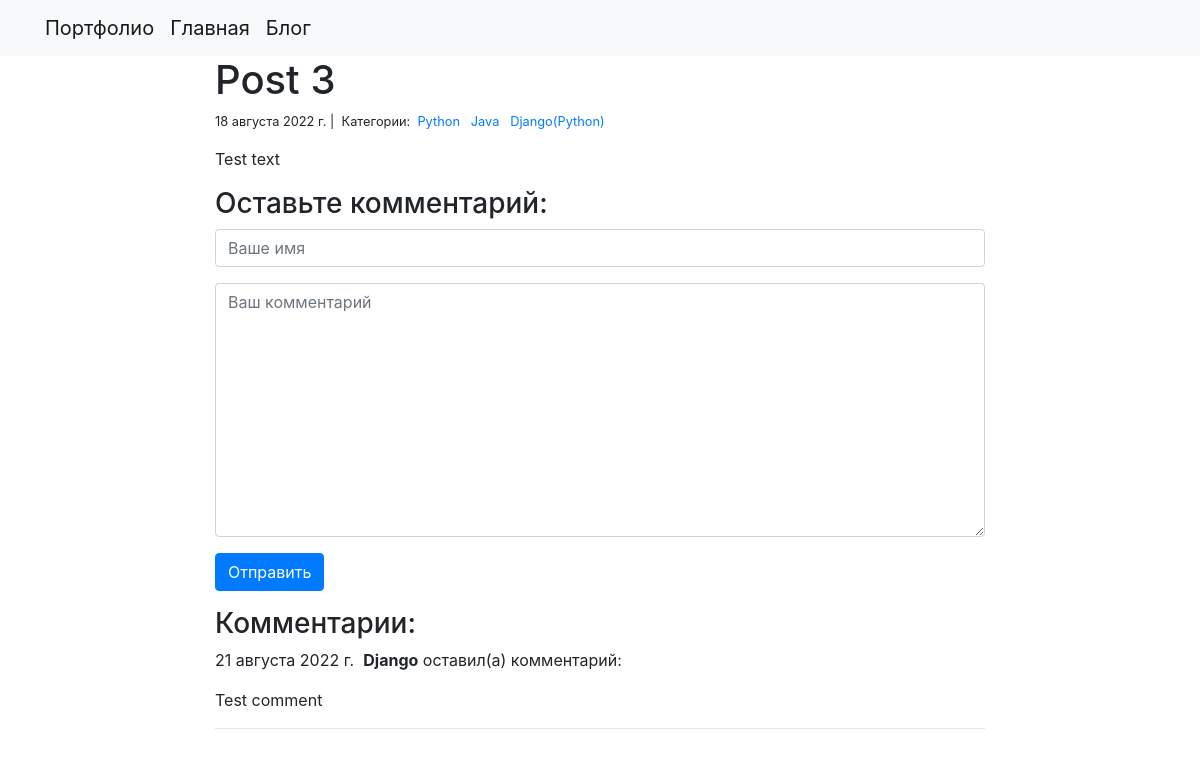
Page /blog/3/ on the committed database.
### blog/models.py (models this page shows)
class Post(models.Model):
    title = models.CharField(max_length=250)
    body = models.TextField()
    created_on = models.DateTimeField(auto_now_add=True)
    last_modified = models.DateTimeField(auto_now=True)
    categories = models.ManyToManyField('Category', related_name='posts')

class Category(models.Model):
    name = models.CharField(max_length=30)

class Comment(models.Model):
    author = models.CharField(max_length=60)
    body = models.TextField()
    created_on = models.DateTimeField(auto_now_add=True)
    post = models.ForeignKey('Post', on_delete=models.CASCADE)

### blog/views.py (the view, shortened to what this page needs)
# urls.py: path("<int:pk>/", views.blog_detail, name="blog_detail"),
def blog_detail(request, pk):
    post = Post.objects.get(pk=pk)
    form = CommentForm()
    comments = Comment.objects.filter(post=post)
    context = {
        'post': post,
        'comments':comments,
        'form':form
    }
    return render(request, 'blog_detail.html', context)

### blog/forms.py
class CommentForm(forms.Form):
    author = forms.CharField(
        max_length=60,
        widget = forms.TextInput(attrs={
            'class':'form-control',
            'placeholder' : 'Ваше имя'
        })
    )
    body = forms.CharField(
        widget = forms.Textarea(attrs={
            'class':'form-control',
            'placeholder':'Ваш комментарий'
        })
    )

### templates/blog_detail.html (shortened to what this page needs)
{% extends "base.html" %}
{% block page_content %}
<div class="col-md-8 offset-md-2">
    <h1>{{ post.title }}</h1>
    <small>
        {{ post.created_on.date }} |&nbsp;
        Категории:&nbsp;
        {% for category in post.categories.all %}
        <a href="{% url 'blog_category' category.name %}">
            {{ category.name }}
        </a>&nbsp;
        {% endfor %}
    </small>
    <p>{{ post.body | linebreaks }}</p>
    <h3>Оставьте комментарий:</h3>
    <form action="/blog/{{ post.pk }}/" method="post">
        <div class="form-group">
            {{ form.author }}
        </div>
        <div class="form-group">
            {{ form.body }}
        </div>
        <button type="submit" class="btn btn-primary">Отправить</button>
    </form>
    <h3>Комментарии:</h3>
    {% for comment in comments %}
    <p>
        {{comment.created_on.date }}&nbsp;
        <b>{{ comment.author }}</b> оставил(а) комментарий:
    </p>
    <p>{{ comment.body }}</p>
    <hr>
    {% endfor %}
</div>
{% endblock %}

### rows in the picture
Post: title "Post 3", created_on "18 августа 2022 г.", body "Test text"
Category: name "Python"
Category: name "Java"
Category: name "Django(Python)"
Comment: created_on "21 августа 2022 г.", author "Django", body "Test comment"
